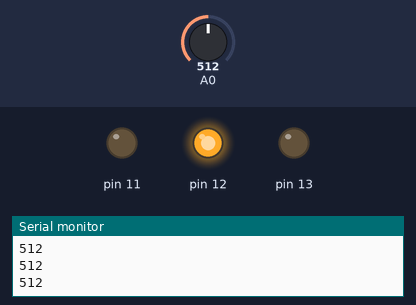
Simulated run of this sketch. Board: Arduino Uno, built with avr-gcc and run on an emulated ATmega328P. Shown: output pins drawn as LEDs (lit = HIGH), the last lines printed to the serial monitor. The inputs (shaded band) are chosen by the test bench; at power-on: A0 = 512.

Above: at 1.2 s.
1.3 s: A0 set to 584
2.8 s: A0 set to 612
At 3.8 s:
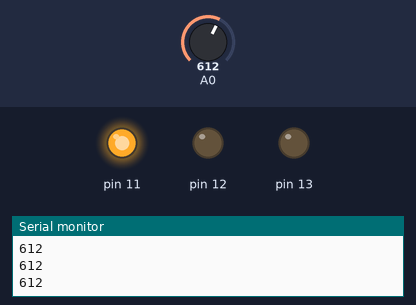
4.3 s: A0 set to 290
At 4.9 s:
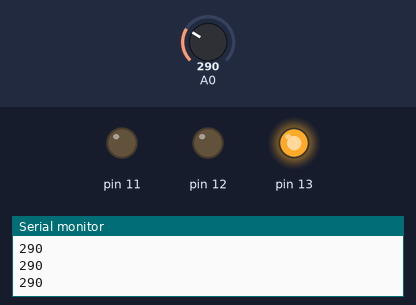
5.8 s: A0 set to 315
At 6.1 s:
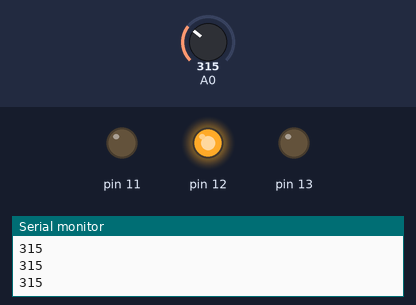
7.3 s: A0 set to 122
At 8.3 s:
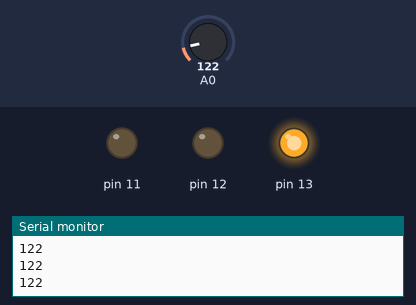
Timing chart, 0 to 9.8 s (numbered marks = the images above; inputs shaded):
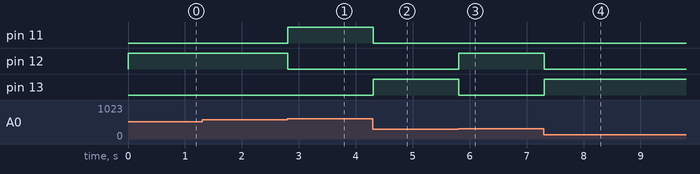

Measured:
- the behaviour switches between 599 and 600 on A0 (found by bisection; images 0 and 1)
- the behaviour switches between 299 and 300 on A0 (found by bisection; images 2 and 3)
- after the input at 2.8 s, pin 11: LOW → HIGH at once; pin 12: HIGH → LOW at once
- after the input at 4.3 s, pin 11: HIGH → LOW at once; pin 13: LOW → HIGH at once
- after the input at 5.8 s, pin 12: LOW → HIGH at once; pin 13: HIGH → LOW at once
- after the input at 7.3 s, pin 12: HIGH → LOW at once; pin 13: LOW → HIGH at once

The sketch:

analog_read_code.ino
```cpp
void setup() {
  // put your setup code here, to run once:
  pinMode(A0,INPUT);
  pinMode(13,OUTPUT);
  pinMode(12,OUTPUT);
  pinMode(11,OUTPUT);


  Serial.begin(9600);

}

void loop() {
  // put your main code here, to run repeatedly:
    int a = analogRead(A0);
    Serial.println(a);
    if(a < 300){
      digitalWrite(13,HIGH);
      digitalWrite(12,LOW);
      digitalWrite(11,LOW);
    }
    if(a >= 300 && a < 600){
      digitalWrite(13,LOW);
      digitalWrite(12,HIGH);
      digitalWrite(11,LOW);
    }
    if(a >= 600){
      digitalWrite(13,LOW);
      digitalWrite(12,LOW);
      digitalWrite(11,HIGH);
    }


}
```
